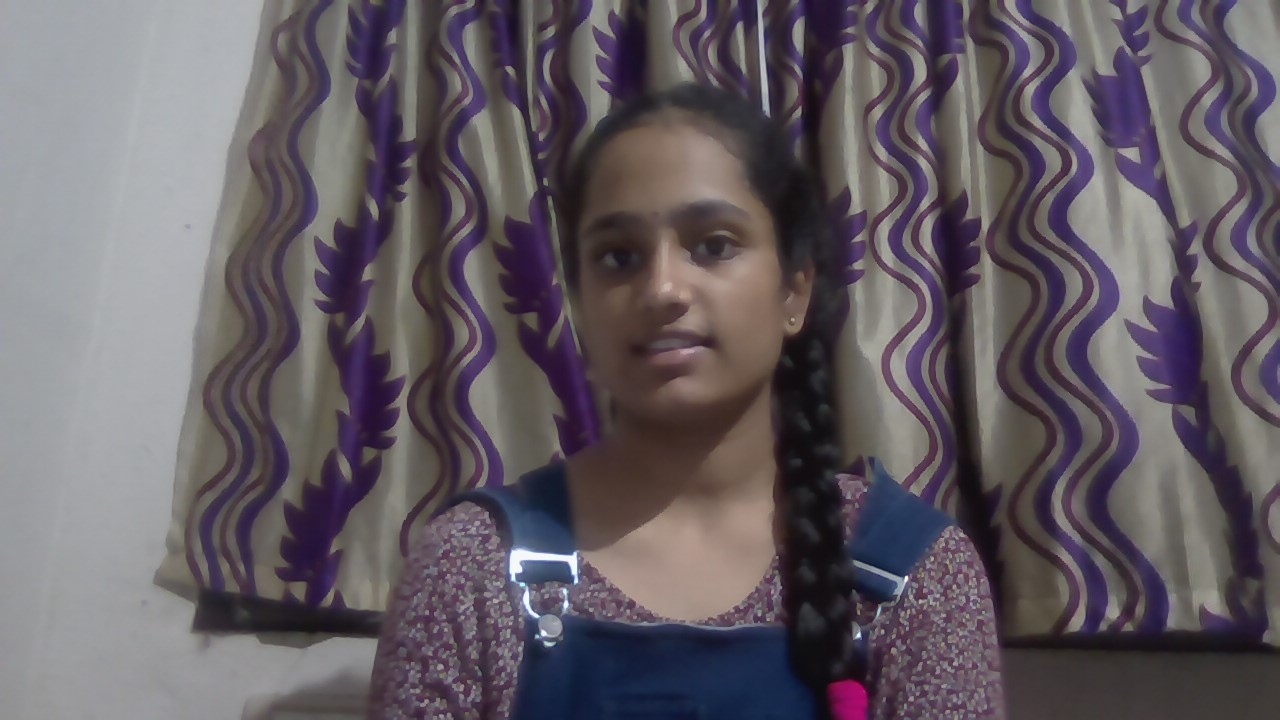
#> input picture Dhatri.jpg, 1280 x 720 px, found by its file name
$ python fake.py
#> lines starting #> are read from the running program, lines starting #| are printed output that depends on the picture; after the words box and inside, x2 and y2 are one past the last pixel; in counts of white or black regions, pixels touching at a corner belong together
import cv2
import numpy as np

def detect_fake_picture(pathd):
#> called with pathd = 'images/Dhatri.jpg'
    img = cv2.imread(pathd)
#> img is the input picture: shape (720, 1280, 3); mean B, G, R 98.4, 91.8, 99.4


    average_color = np.average(img, axis=(0, 1))
#> average_color = [98.39, 91.84, 99.38]
    if np.any(average_color < 10) or np.any(average_color > 100):
        return "Fake - Strange colors detected"


    edges = cv2.Canny(img, 100, 200)
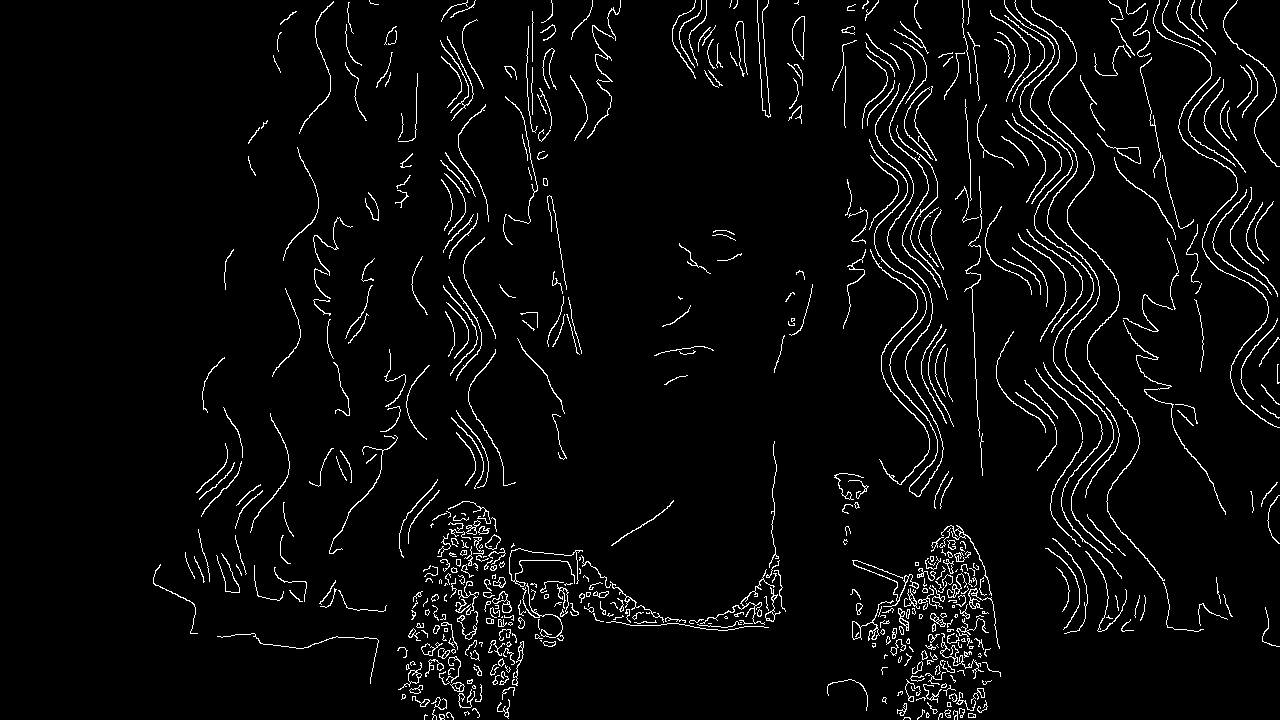
#> edges: shape (720, 1280); 3.9% white in thin lines or dots, all inside (x1, y1, x2, y2) = (153, 0, 1280, 720)
    if np.mean(edges) > 10:
        return "Fake - Jagged edges detected"


    if np.sum(np.abs(np.diff(img, axis=0))) < 1000:
        return "Fake - Strange patterns detected"


    return "Real - No signs of fakeness detected"


pathd = "images/Dhatri.jpg"
result = detect_fake_picture(pathd)
print(result)
